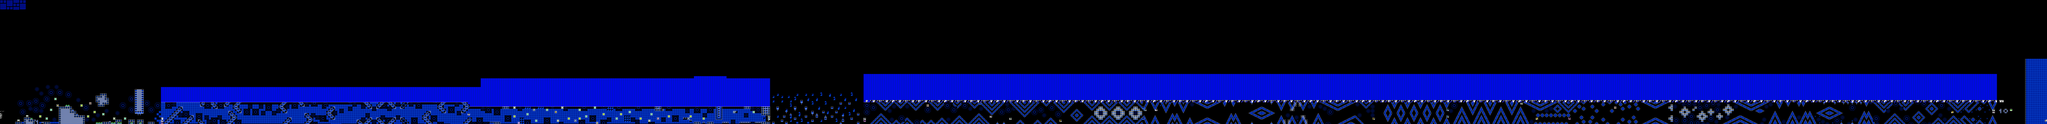

Tiled map render using the project's own tile images. Description and the map definition, with tile-layer contents summarised, below:
An orthogonal 941x57 tile map with 16x16 px tiles, 2 tile layers (SP, ...), 3 tilesets, 2 image layers.

<map version="1.10" tiledversion="1.11.2" orientation="orthogonal" renderorder="right-down" width="941" height="57" tilewidth="16" tileheight="16" infinite="0" nextlayerid="5" nextobjectid="1">
 <editorsettings>
  <chunksize width="16" height="27" />
  <export target="../LEVELS/LEVEL DATA/lvlset_C/invisiblelight.csv" format="csv" />
 </editorsettings>
 <tileset firstgid="1" name="famidash" tilewidth="16" tileheight="16" tilecount="256" columns="16">
  <image source="../../../GRAPHICS/famidash.bmp" width="256" height="256" />
 </tileset>
 <tileset firstgid="257" name="sprites" tilewidth="16" tileheight="16" tilecount="256" columns="16">
  <image source="../../../GRAPHICS/sprites.png" width="256" height="256" />
 </tileset>
 <tileset firstgid="513" name="sprites" tilewidth="16" tileheight="16" tilecount="256" columns="16">
  <image source="../../../GRAPHICS/sprites.png" width="256" height="256" />
 </tileset>
 <imagelayer id="3" name="Image Layer 1" parallaxx="0.9" parallaxy="0.9" repeatx="1" repeaty="1">
  <image source="../../../GRAPHICS/Old/parallax Blue.bmp" width="144" height="72" />
 </imagelayer>
 <imagelayer id="4" name="Image Layer 2" offsetx="0" offsety="912" repeatx="1">
  <image source="../../../GRAPHICS/ground.bmp" width="64" height="128" />
 </imagelayer>
 <layer id="1" width="941" height="57">
  <data>[53637 cells, 53637 non-empty, 81 distinct tile ids]</data>
 </layer>
 <layer id="2" name="SP" width="941" height="57">
  <data>[53637 cells, 614 non-empty, 35 distinct tile ids]</data>
 </layer>
</map>
